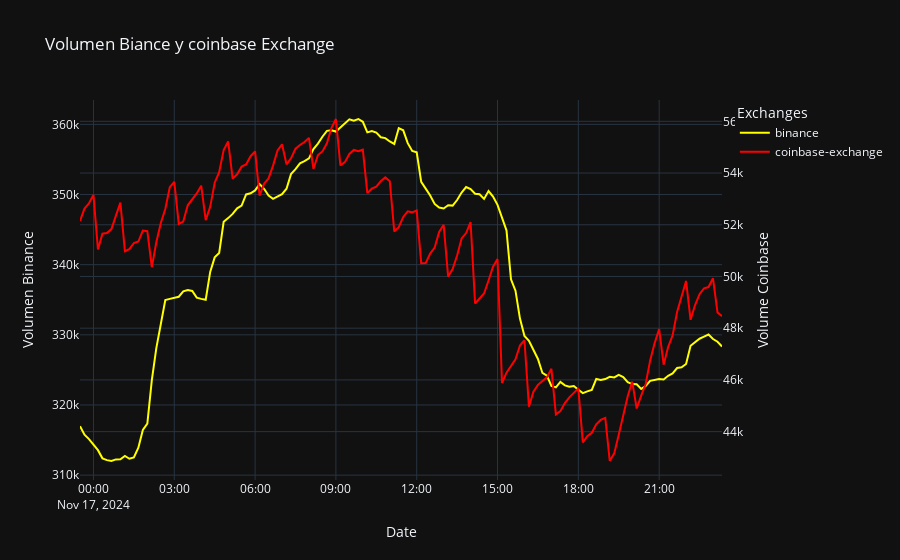

The notebook cell saved with this chart:
### Code cell
import plotly.graph_objects as go

fig = go.Figure()

# Agregar la línea para Binance en el eje primario
fig.add_trace(go.Scatter(x=df.index, y=df['binance'], mode='lines', name='binance', line=dict(color='yellow')))

# Agregar la línea para Coinbase en un eje secundario
fig.add_trace(go.Scatter(x=df.index, y=df['coinbase-exchange'], mode='lines', name='coinbase-exchange', line=dict(color='red'), yaxis="y2"))

# Configuración del diseño
fig.update_layout(
    title="Volumen Biance y coinbase Exchange",
    xaxis_title="Date",
    yaxis_title="Volumen Binance",
    yaxis2=dict(
        title="Volume Coinbase",
        overlaying='y',   # Superpone el eje secundario al eje primario
        side='right'      # Muestra el eje secundario en el lado derecho
    ),
    showlegend=True,
    legend_title_text="Exchanges",
    template="plotly_dark"
)

fig.show()

### Figure 1 — Plotly figure (JSON) as saved in the notebook; plotly's stock layout.template omitted (floating-point values rounded to 4 significant figures; data arrays with more than 128 entries replaced by an {"elided": "..."} marker saying what was removed)
{"data": [{"line": {"color": "yellow"}, "mode": "lines", "name": "binance", "type": "scatter", "x": {"elided": "144 str values"}, "y": {"elided": "144 float values"}}, {"line": {"color": "red"}, "mode": "lines", "name": "coinbase-exchange", "type": "scatter", "x": {"elided": "144 str values"}, "y": {"elided": "144 float values"}, "yaxis": "y2"}], "layout": {"legend": {"title": {"text": "Exchanges"}}, "showlegend": true, "title": {"text": "Volumen Biance y coinbase Exchange"}, "xaxis": {"title": {"text": "Date"}}, "yaxis": {"title": {"text": "Volumen Binance"}}, "yaxis2": {"overlaying": "y", "side": "right", "title": {"text": "Volume Coinbase"}}}}
